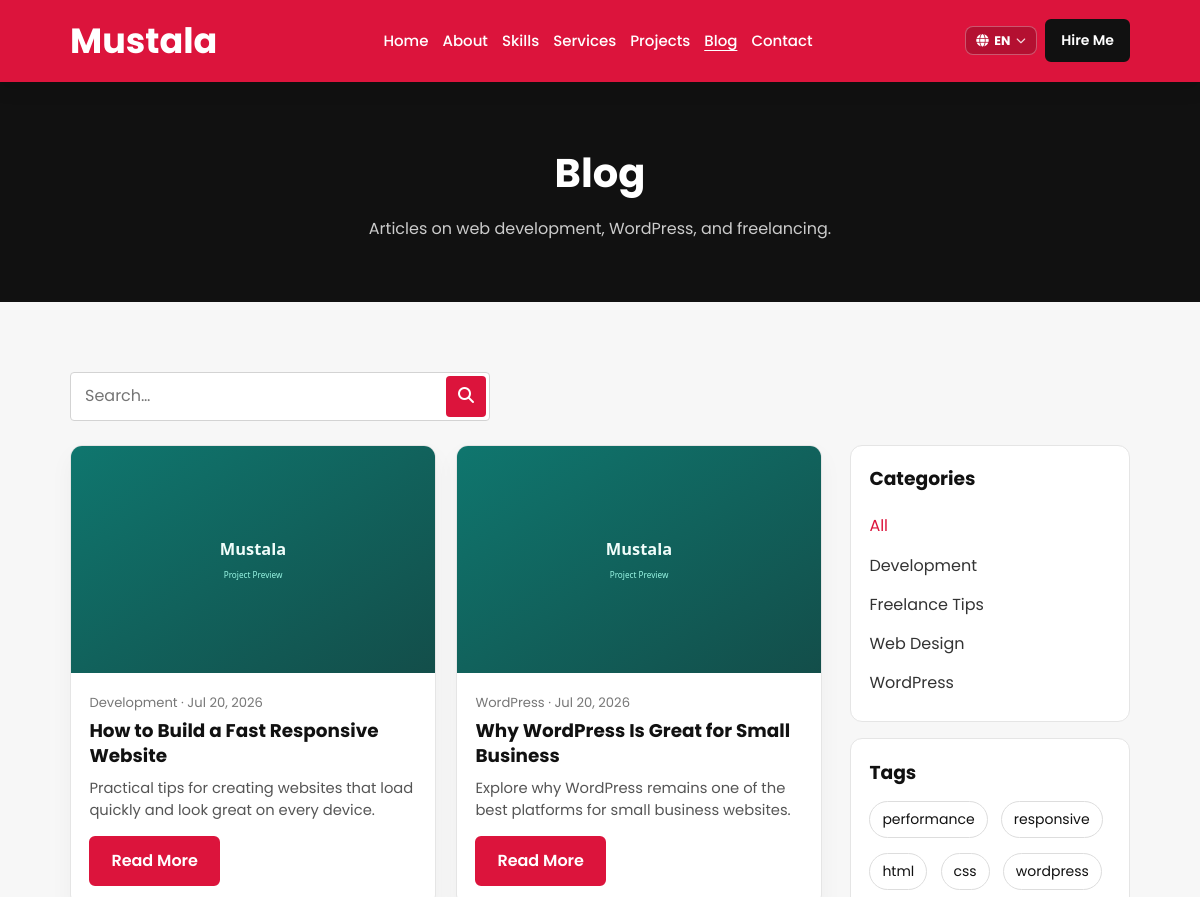
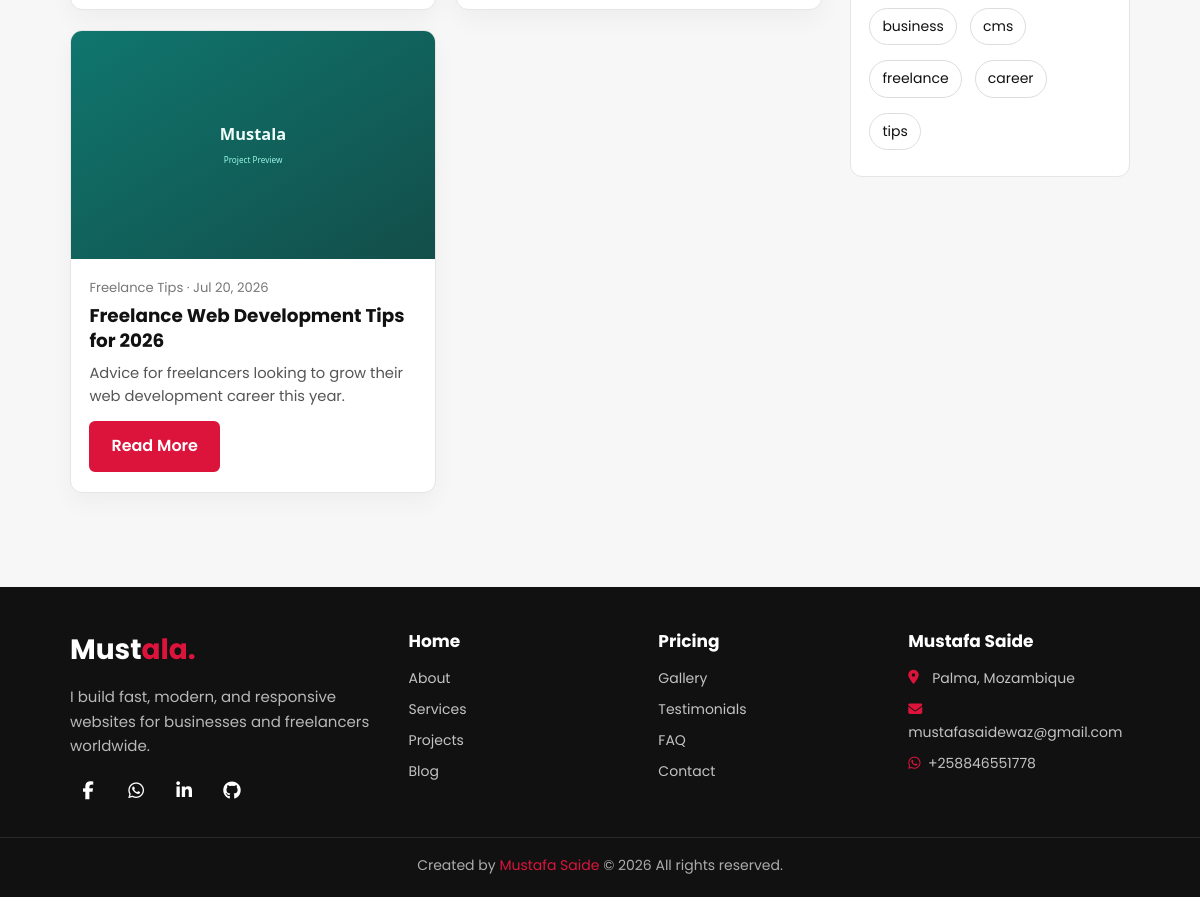
Screenshot of /blog.php with the database file from the repository (2 pictures, top to bottom).
### tables this page shows
CREATE TABLE IF NOT EXISTS blog_posts (
  id INT UNSIGNED AUTO_INCREMENT PRIMARY KEY,
  title VARCHAR(200) NOT NULL,
  slug VARCHAR(220) NOT NULL UNIQUE,
  excerpt TEXT,
  content LONGTEXT,
  category_id INT UNSIGNED NULL,
  featured_image VARCHAR(255) DEFAULT NULL,
  video_url VARCHAR(500) DEFAULT NULL,
  tags VARCHAR(500) DEFAULT NULL,
  author VARCHAR(100) DEFAULT 'Mustafa Saide',
  is_featured TINYINT(1) DEFAULT 0,
  status ENUM('draft','published') DEFAULT 'published',
  views INT UNSIGNED DEFAULT 0,
  created_at TIMESTAMP DEFAULT CURRENT_TIMESTAMP,
  updated_at TIMESTAMP DEFAULT CURRENT_TIMESTAMP ON UPDATE CURRENT_TIMESTAMP,
  FOREIGN KEY (category_id) REFERENCES categories(id) ON DELETE SET NULL
);

CREATE TABLE IF NOT EXISTS categories (
  id INT UNSIGNED AUTO_INCREMENT PRIMARY KEY,
  name VARCHAR(100) NOT NULL,
  slug VARCHAR(120) NOT NULL UNIQUE,
  type ENUM('blog','portfolio','gallery') NOT NULL DEFAULT 'blog',
  created_at TIMESTAMP DEFAULT CURRENT_TIMESTAMP
);

### includes/lang.php (called while the page is built, shortened)
<?php
function getLang(): string
{
    return DEFAULT_LANG;
}
function loadTranslations(): array
{
    static $translations = null;
    if ($translations !== null) {
        return $translations;
    }
    $lang = getLang();
    $enFile = BASE_PATH . '/lang/en.php';
    $en = file_exists($enFile) ? require $enFile : [];
    $file = BASE_PATH . '/lang/' . $lang . '.php';
    $translations = ($lang === 'en' || !file_exists($file))
        ? $en
        : array_merge($en, require $file);
    return $translations;
}
function __(string $key, ?string $fallback = null): string
{
    $t = loadTranslations();
    if (isset($t[$key]) && $t[$key] !== '') {
        return $t[$key];
    }
    return $fallback ?? $key;
}
function getLangOptions(): array
{
    return [
        ['code' => 'en', 'label' => __('lang_en')],
        ['code' => 'pt', 'label' => __('lang_pt')],
        ['code' => 'sw', 'label' => __('lang_sw')],
    ];
}
function langEntityKey(string $slug): string
{
    return preg_replace('/[^a-z0-9_]/', '_', strtolower($slug));
}
function localizedField(array $row, string $field, string $entityPrefix): string
{
    $lang = getLang();
    $localizedColumn = $field . '_' . $lang;
    $slug = (string)($row['slug'] ?? '');
    if ($slug !== '') {
        $key = $entityPrefix . '_' . langEntityKey($slug) . '_' . $field;
        $value = __($key);
    }
    return (string)($row[$field] ?? '');
}
function localizedCategoryName(string $name, string $slug): string
{
    $key = 'category_' . langEntityKey($slug) . '_name';
    $value = __($key);
    return $value !== $key ? $value : $name;
}

### includes/functions.php (called while the page is built, shortened)
<?php
function e(?string $str): string
{
    return htmlspecialchars($str ?? '', ENT_QUOTES, 'UTF-8');
}
function url(string $path = ''): string
{
    $path = ltrim($path, '/');
    return BASE_URL . '/' . $path;
}
function asset(string $path): string
{
    return url('assets/' . ltrim($path, '/'));
}
function currentPage(): string
{
    $script = basename($_SERVER['SCRIPT_NAME'] ?? 'index.php', '.php');
    return $script === 'index' ? 'home' : $script;
}
function isActive(string $page): string
{
    return currentPage() === $page ? 'active' : '';
}
function truncate(string $text, int $length = 120): string
{
    $text = strip_tags($text);
    if (mb_strlen($text) <= $length) {
        return $text;
    }
    return mb_substr($text, 0, $length) . '…';
}
function formatDate(string $date, string $format = 'M j, Y'): string
{
    $ts = strtotime($date);
    $lang = getLang();
    if (class_exists('IntlDateFormatter')) {
        $locale = match ($lang) {
            'pt' => 'pt_PT',
            'sw' => 'sw_KE',
            default => 'en_US',
        };
        $formatter = new IntlDateFormatter($locale, IntlDateFormatter::MEDIUM, IntlDateFormatter::NONE);
        $formatted = $formatter->format($ts);
        if (is_string($formatted) && $formatted !== '') {
            return $formatted;
        }
    }
    return match ($lang) {
        'pt' => date('d/m/Y', $ts),
        'sw' => date('d M Y', $ts),
        default => date('M j, Y', $ts),
    };
}
function localizePost(array $row): array
{
    foreach (['title', 'excerpt', 'content'] as $field) {
        $row[$field] = localizedField($row, $field, 'post');
    }
    if (!empty($row['category_slug'])) {
        $row['category_name'] = localizedCategoryName((string)($row['category_name'] ?? ''), (string)$row['category_slug']);
    }
    return $row;
}
function localizeCategory(array $row): array
{
    $row['name'] = localizedCategoryName((string)($row['name'] ?? ''), (string)($row['slug'] ?? ''));
    return $row;
}
function mediaUrl(?string $path, string $fallback = 'img/placeholder.svg'): string
{
    return asset($fallback);
}
function getPosts(?string $category = null, ?string $tag = null, ?string $search = null, int $page = 1, int $perPage = POSTS_PER_PAGE): array
{
    $db = getDB();
    try {
        $where = ["b.status='published'"];
        $params = [];
        $sqlWhere = implode(' AND ', $where);
        $countStmt = $db->prepare("SELECT COUNT(*) FROM blog_posts b LEFT JOIN categories c ON c.id=b.category_id WHERE $sqlWhere");
        $countStmt->execute($params);
        $total = (int)$countStmt->fetchColumn();
        $pages = max(1, (int)ceil($total / $perPage));
        $offset = ($page - 1) * $perPage;
        $stmt = $db->prepare("SELECT b.*, c.name AS category_name, c.slug AS category_slug FROM blog_posts b
            LEFT JOIN categories c ON c.id=b.category_id WHERE $sqlWhere
            ORDER BY b.created_at DESC LIMIT $perPage OFFSET $offset");
        $stmt->execute($params);
        return ['items' => array_map('localizePost', $stmt->fetchAll()), 'total' => $total, 'pages' => $pages];
    } catch (Exception $e) {
        return ['items' => array_map('localizePost', samplePosts($perPage)), 'total' => 3, 'pages' => 1];
    }
}
function getCategories(string $type): array
{
    $db = getDB();
    try {
        $stmt = $db->prepare('SELECT * FROM categories WHERE type=? ORDER BY name');
        $stmt->execute([$type]);
        return array_map('localizeCategory', $stmt->fetchAll());
    } catch (Exception $e) {
        return [];
    }
}

### blog.php (the view, shortened to what this page needs)
<?php
require_once __DIR__ . '/includes/header.php';
$category = $_GET['category'] ?? null;
$tag = $_GET['tag'] ?? null;
$search = trim($_GET['q'] ?? '');
$page = max(1, (int)($_GET['page'] ?? 1));
$result = getPosts($category ?: null, $tag ?: null, $search ?: null, $page);
$categories = getCategories('blog');
$allTags = [];
foreach ($result['items'] as $p) {
    foreach (explode(',', $p['tags'] ?? '') as $t) {
        $t = trim($t);
        if ($t !== '') $allTags[$t] = true;
    }
}
?>
<section class="page-hero blog-hero">
    <div class="max-width reveal">
        <h1><?= e(__('blog_title')) ?></h1>
        <p><?= e(__('blog_sub')) ?></p>
    </div>
</section>
<section class="section blog-page">
    <div class="max-width">
        <div class="blog-toolbar reveal">
            <form class="search-box blog-search" method="get" action="<?= url('blog.php') ?>">
                <input type="search" name="q" placeholder="<?= e(__('search_placeholder')) ?>" value="<?= e($search) ?>">
                <button type="submit" aria-label="<?= e(__('aria_search')) ?>"><i class="fas fa-search"></i></button>
            </form>
        </div>
        <div class="blog-layout">
            <div class="blog-main">
                <?php if (empty($result['items'])): ?>
                <div class="empty-state reveal"><?= e(__('no_results')) ?></div>
                <?php else: ?>
                <div class="blog-grid">
                    <?php foreach ($result['items'] as $post): ?>
                    <article class="blog-card reveal">
                        <a class="blog-card-media" href="<?= url('post.php?slug=' . urlencode($post['slug'])) ?>">
                            <img src="<?= e(mediaUrl($post['featured_image'] ?? null)) ?>" alt="<?= e($post['title']) ?>" loading="lazy">
                        </a>
                        <div class="blog-card-body">
                            <div class="blog-meta"><?= e($post['category_name'] ?? __('blog_category_fallback')) ?> · <?= e(formatDate($post['created_at'] ?? date('Y-m-d'))) ?></div>
                            <h3><a href="<?= url('post.php?slug=' . urlencode($post['slug'])) ?>"><?= e($post['title']) ?></a></h3>
                            <p><?= e(truncate($post['excerpt'] ?? '', 130)) ?></p>
                            <a class="btn btn-sm" href="<?= url('post.php?slug=' . urlencode($post['slug'])) ?>"><?= e(__('read_more')) ?></a>
                        </div>
                    </article>
                    <?php endforeach; ?>
                </div>
                <?php endif; ?>
            </div>
            <aside class="blog-sidebar">
                <div class="sidebar-widget reveal">
                    <h3><?= e(__('categories')) ?></h3>
                    <div class="sidebar-links">
                        <a class="<?= !$category ? 'active' : '' ?>" href="<?= url('blog.php') ?>"><?= e(__('filter_all')) ?></a>
                        <?php foreach ($categories as $cat): ?>
                        <a class="<?= ($category === $cat['slug']) ? 'active' : '' ?>"
                           href="<?= url('blog.php?category=' . urlencode($cat['slug'])) ?>"><?= e($cat['name']) ?></a>
                        <?php endforeach; ?>
                    </div>
                </div>
                <?php if ($allTags): ?>
                <div class="sidebar-widget reveal">
                    <h3><?= e(__('tags')) ?></h3>
                    <div class="tag-cloud">
                        <?php foreach (array_keys($allTags) as $t): ?>
                        <a class="tag<?= ($tag === $t) ? ' active' : '' ?>" href="<?= url('blog.php?tag=' . urlencode($t)) ?>"><?= e($t) ?></a>
                        <?php endforeach; ?>
                    </div>
                </div>
                <?php endif; ?>
            </aside>
        </div>
    </div>
</section>
<?php require_once __DIR__ . '/includes/footer.php'; ?>

### includes/header.php (shortened to what this page needs)
<?php
$lang = getLang();
$isHome = currentPage() === 'home';
$bodyClass = trim(($bodyClass ?? '') . ' ' . ($isHome ? 'home-page' : 'inner-page'));
?>
<!DOCTYPE html>
<html lang="<?= e($lang) ?>">
<head>
    <link rel="stylesheet" href="https://cdnjs.cloudflare.com/ajax/libs/font-awesome/6.5.2/css/all.min.css">
    <link rel="stylesheet" href="<?= asset('css/style.css') ?>">
</head>
<body class="<?= e($bodyClass) ?>">
    <nav class="navbar" id="navbar">
        <div class="max-width navbar-inner">
            <div class="logo">
                <a href="<?= url('index.php') ?>">Must<span>ala</span></a>
            </div>
            <ul class="menu" id="main-nav">
                <li><a class="<?= isActive('home') ?>" href="<?= url('index.php') ?>"><?= e(__('nav_home')) ?></a></li>
                <li><a class="<?= isActive('about') ?>" href="<?= url('about.php') ?>"><?= e(__('nav_about')) ?></a></li>
                <li><a href="<?= url('about.php#skills') ?>"><?= e(__('skills')) ?></a></li>
                <li><a class="<?= isActive('services') ?>" href="<?= url('services.php') ?>"><?= e(__('nav_services')) ?></a></li>
                <li><a class="<?= in_array(currentPage(), ['projects', 'portfolio', 'project'], true) ? 'active' : '' ?>" href="<?= url('projects.php') ?>"><?= e(__('nav_portfolio')) ?></a></li>
                <li><a class="<?= isActive('blog') ?>" href="<?= url('blog.php') ?>"><?= e(__('nav_blog')) ?></a></li>
                <li><a class="<?= isActive('contact') ?>" href="<?= url('contact.php') ?>"><?= e(__('nav_contact')) ?></a></li>
            </ul>
            <div class="header-actions">
                <?php require __DIR__ . '/lang-switcher.php'; ?>
                <a class="nav-cta" href="<?= url('contact.php') ?>"><?= e(__('cta_hire')) ?></a>
            </div>
        </div>
    </nav>
    <main id="main">

### includes/lang-switcher.php (shortened to what this page needs)
<?php
$currentLang = getLang();
$langOptions = getLangOptions();
$currentLabel = strtoupper($currentLang);
foreach ($langOptions as $opt) {
    if ($opt['code'] === $currentLang) {
        $currentLabel = strtoupper($opt['code']);
        break;
    }
}
?>
<div class="lang-dropdown" id="lang-dropdown">
    <button type="button"
            class="lang-dropdown-toggle"
            id="lang-toggle"
            aria-haspopup="listbox"
            aria-expanded="false"
            aria-label="<?= e(__('language')) ?>">
        <i class="fas fa-globe" aria-hidden="true"></i>
        <span class="lang-dropdown-code"><?= e($currentLabel) ?></span>
        <i class="fas fa-chevron-down lang-dropdown-caret" aria-hidden="true"></i>
    </button>
</div>

### includes/footer.php (shortened to what this page needs)
</main>
    <footer class="site-footer">
        <div class="max-width footer-grid">
            <div class="footer-brand">
                <a class="logo" href="<?= url('index.php') ?>">Must<span>ala.</span></a>
                <p><?= e(__('hero_subtitle')) ?></p>
                <div class="social-icons">
                    <a href="<?= e(OWNER_FACEBOOK) ?>" target="_blank" rel="noopener" aria-label="<?= e(__('aria_facebook')) ?>"><i class="fab fa-facebook-f"></i></a>
                    <a href="https://wa.me/<?= e(OWNER_WHATSAPP) ?>" target="_blank" rel="noopener" aria-label="<?= e(__('aria_whatsapp')) ?>"><i class="fab fa-whatsapp"></i></a>
                    <a href="<?= e(OWNER_LINKEDIN) ?>" target="_blank" rel="noopener" aria-label="<?= e(__('aria_linkedin')) ?>"><i class="fab fa-linkedin-in"></i></a>
                    <a href="<?= e(OWNER_GITHUB) ?>" target="_blank" rel="noopener" aria-label="<?= e(__('aria_github')) ?>"><i class="fab fa-github"></i></a>
                </div>
            </div>
            <div class="footer-col">
                <h4><?= e(__('nav_home')) ?></h4>
                <ul class="footer-links">
                    <li><a href="<?= url('about.php') ?>"><?= e(__('nav_about')) ?></a></li>
                    <li><a href="<?= url('services.php') ?>"><?= e(__('nav_services')) ?></a></li>
                    <li><a href="<?= url('projects.php') ?>"><?= e(__('nav_portfolio')) ?></a></li>
                    <li><a href="<?= url('blog.php') ?>"><?= e(__('nav_blog')) ?></a></li>
                </ul>
            </div>
            <div class="footer-col">
                <h4><?= e(__('nav_pricing')) ?></h4>
                <ul class="footer-links">
                    <li><a href="<?= url('gallery.php') ?>"><?= e(__('nav_gallery')) ?></a></li>
                    <li><a href="<?= url('testimonials.php') ?>"><?= e(__('nav_testimonials')) ?></a></li>
                    <li><a href="<?= url('faq.php') ?>"><?= e(__('nav_faq')) ?></a></li>
                    <li><a href="<?= url('contact.php') ?>"><?= e(__('nav_contact')) ?></a></li>
                </ul>
            </div>
            <div class="footer-col footer-contact">
                <h4><?= e(OWNER_NAME) ?></h4>
                <ul class="footer-links">
                    <li><i class="fas fa-map-marker-alt"></i> <?= e(OWNER_LOCATION) ?></li>
                    <li><a href="mailto:<?= e(OWNER_EMAIL) ?>"><i class="fas fa-envelope"></i> <?= e(OWNER_EMAIL) ?></a></li>
                    <li><a href="https://wa.me/<?= e(OWNER_WHATSAPP) ?>" target="_blank" rel="noopener"><i class="fab fa-whatsapp"></i> +<?= e(OWNER_WHATSAPP) ?></a></li>
                </ul>
            </div>
        </div>
        <div class="footer-bottom">
            <div class="max-width">
                <?= e(__('footer_created')) ?> <a href="<?= url('about.php') ?>"><?= e(OWNER_NAME) ?></a>
                &copy; <?= date('Y') ?> <?= e(__('footer_rights')) ?>
            </div>
        </div>
    </footer>
</body>
</html>

### rows the page displays
blog_posts: category.name "Development", title "How to Build a Fast Responsive Website", excerpt "Practical tips for creating websites that load quickly and look great on every device."
blog_posts: category.name "WordPress", title "Why WordPress Is Great for Small Business", excerpt "Explore why WordPress remains one of the best platforms for small business websites."
blog_posts: category.name "Freelance Tips", title "Freelance Web Development Tips for 2026", excerpt "Advice for freelancers looking to grow their web development career this year."
categories: name "Development"
categories: name "Freelance Tips"
categories: name "Web Design"
categories: name "WordPress"

### other values shown
__('nav_home') "Home"
__('nav_about') "About"
__('skills') "Skills"
__('nav_services') "Services"
__('nav_portfolio') "Projects"
__('nav_blog') "Blog"
__('nav_contact') "Contact"
$currentLabel "EN"
__('cta_hire') "Hire Me"
__('blog_title') "Blog"
__('blog_sub') "Articles on web development, WordPress, and freelancing."
__('categories') "Categories"
__('filter_all') "All"
__('tags') "Tags"
$t "performance"
